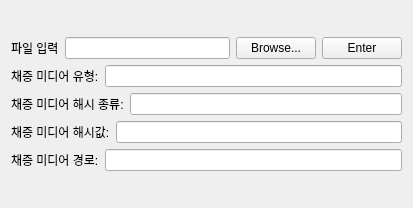
                            <widget class="QWidget" name="DE_Gather_Info_file__scrollAreaWidgetContents_1">
                             <property name="geometry">
                              <rect>
                               <x>0</x>
                               <y>0</y>
                               <width>413</width>
                               <height>208</height>
                              </rect>
                             </property>
                             <layout class="QGridLayout" name="gridLayout_18">
                              <item row="1" column="0">
                               <layout class="QVBoxLayout" name="DE_Gather_Info_file__verticalLayout_1">
                                <item>
                                 <layout class="QHBoxLayout" name="DE_Gather_Info_file__filebrowse__horizontalLayout_1">
                                  <item>
                                   <widget class="QLabel" name="DE_Gather_Info_file__filebrowse__label_1">
                                    <property name="text">
                                     <string>파일 입력</string>
                                    </property>
                                   </widget>
                                  </item>
                                  <item>
                                   <widget class="QLineEdit" name="DE_Gather_Info_file__filebrowse__lineEdit_1"/>
                                  </item>
                                  <item>
                                   <widget class="QPushButton" name="DE_Gather_Info_file__filebrowse__browseButton_1">
                                    <property name="text">
                                     <string>Browse...</string>
                                    </property>
                                   </widget>
                                  </item>
                                  <item>
                                   <widget class="QPushButton" name="DE_Gather_Info_file__filebrowse__enterButton_1">
                                    <property name="text">
                                     <string>Enter</string>
                                    </property>
                                   </widget>
                                  </item>
                                 </layout>
                                </item>
                                <item>
                                 <layout class="QHBoxLayout" name="DE_Gather_Info_gather_media_type__horizontalLayout_1">
                                  <item>
                                   <widget class="QLabel" name="DE_Gather_Info_gather_media_type__label_1">
                                    <property name="text">
                                     <string>채증 미디어 유형:</string>
                                    </property>
                                   </widget>
                                  </item>
                                  <item>
                                   <widget class="QLineEdit" name="DE_Gather_Info_gather_media_type__lineEdit_1"/>
                                  </item>
                                 </layout>
                                </item>
                                <item>
                                 <layout class="QHBoxLayout" name="DE_Gather_Info_gather_hash_type__horizontalLayout_1">
                                  <item>
                                   <widget class="QLabel" name="DE_Gather_Info__gather_hash_type__label_1">
                                    <property name="text">
                                     <string>채증 미디어 해시 종류:</string>
                                    </property>
                                   </widget>
                                  </item>
                                  <item>
                                   <widget class="QLineEdit" name="DE_Gather_Info__gather_hash_type__lineEdit_1"/>
                                  </item>
                                 </layout>
                                </item>
                                <item>
                                 <layout class="QHBoxLayout" name="DE_Gather_Info_gather_hash__horizontalLayout_1">
                                  <item>
                                   <widget class="QLabel" name="DE_Gather_Info_gather_hash__label_1">
                                    <property name="text">
                                     <string>채증 미디어 해시값:</string>
                                    </property>
                                   </widget>
                                  </item>
                                  <item>
                                   <widget class="QLineEdit" name="DE_Gather_Info_gather_hash__lineEdit_1"/>
                                  </item>
                                 </layout>
                                </item>
                                <item>
                                 <layout class="QHBoxLayout" name="DE_Gather_Info_gather_path__horizontalLayout_1">
                                  <item>
                                   <widget class="QLabel" name="DE_Gather_Info_gather_path__label_1">
                                    <property name="text">
                                     <string>채증 미디어 경로:</string>
                                    </property>
                                   </widget>
                                  </item>
                                  <item>
                                   <widget class="QLineEdit" name="DE_Gather_Info_gather_path__lineEdit_1"/>
                                  </item>
                                 </layout>
                                </item>
                               </layout>
                              </item>
                             </layout>
                            </widget>
